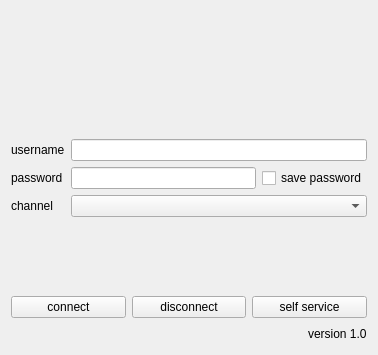
<?xml version="1.0" encoding="UTF-8"?>
<ui version="4.0">
 <class>QDialWindow</class>
 <widget class="QWidget" name="QDialWindow">
  <property name="geometry">
   <rect>
    <x>0</x>
    <y>0</y>
    <width>378</width>
    <height>355</height>
   </rect>
  </property>
  <property name="windowTitle">
   <string>Broadband Dial-up</string>
  </property>
  <layout class="QVBoxLayout" name="verticalLayout_6">
   <item>
    <layout class="QVBoxLayout" name="verticalLayout_2">
     <item>
      <widget class="QWidget" name="QImageWidget" native="true">
       <property name="minimumSize">
        <size>
         <width>300</width>
         <height>101</height>
        </size>
       </property>
       <property name="maximumSize">
        <size>
         <width>400</width>
         <height>101</height>
        </size>
       </property>
      </widget>
     </item>
     <item>
      <spacer name="verticalSpacer">
       <property name="orientation">
        <enum>Qt::Vertical</enum>
       </property>
       <property name="sizeHint" stdset="0">
        <size>
         <width>20</width>
         <height>18</height>
        </size>
       </property>
      </spacer>
     </item>
    </layout>
   </item>
   <item>
    <layout class="QHBoxLayout" name="horizontalLayout_3">
     <item>
      <layout class="QVBoxLayout" name="verticalLayout_5">
       <item>
        <widget class="QLabel" name="QUsernameLabel">
         <property name="text">
          <string>username</string>
         </property>
        </widget>
       </item>
       <item>
        <widget class="QLabel" name="QPasswordLabel">
         <property name="text">
          <string>password</string>
         </property>
        </widget>
       </item>
       <item>
        <widget class="QLabel" name="QChannelLabel">
         <property name="text">
          <string>channel</string>
         </property>
        </widget>
       </item>
      </layout>
     </item>
     <item>
      <layout class="QVBoxLayout" name="verticalLayout_4">
       <item>
        <layout class="QVBoxLayout" name="verticalLayout_3">
         <item>
          <widget class="QLineEdit" name="QUsernamelineEdit"/>
         </item>
         <item>
          <layout class="QHBoxLayout" name="horizontalLayout_2">
           <item>
            <widget class="QLineEdit" name="QPasswordlineEdit"/>
           </item>
           <item>
            <widget class="QCheckBox" name="QPasswordcheckBox">
             <property name="text">
              <string>save password</string>
             </property>
            </widget>
           </item>
          </layout>
         </item>
        </layout>
       </item>
       <item>
        <widget class="QComboBox" name="QChannelcomboBox"/>
       </item>
      </layout>
     </item>
    </layout>
   </item>
   <item>
    <layout class="QVBoxLayout" name="verticalLayout">
     <item>
      <spacer name="verticalSpacer_2">
       <property name="orientation">
        <enum>Qt::Vertical</enum>
       </property>
       <property name="sizeHint" stdset="0">
        <size>
         <width>20</width>
         <height>28</height>
        </size>
       </property>
      </spacer>
     </item>
     <item>
      <layout class="QHBoxLayout" name="horizontalLayout">
       <item>
        <widget class="QPushButton" name="QConnectpushButton">
         <property name="text">
          <string>connect</string>
         </property>
        </widget>
       </item>
       <item>
        <widget class="QPushButton" name="QDisconnectpushButton">
         <property name="text">
          <string>disconnect</string>
         </property>
        </widget>
       </item>
       <item>
        <widget class="QPushButton" name="QSelfServicepushButton">
         <property name="text">
          <string>self service</string>
         </property>
        </widget>
       </item>
      </layout>
     </item>
     <item>
      <layout class="QHBoxLayout" name="horizontalLayout_4">
       <item>
        <spacer name="horizontalSpacer">
         <property name="orientation">
          <enum>Qt::Horizontal</enum>
         </property>
         <property name="sizeHint" stdset="0">
          <size>
           <width>118</width>
           <height>20</height>
          </size>
         </property>
        </spacer>
       </item>
       <item>
        <widget class="QLabel" name="QVersionLabel">
         <property name="text">
          <string>version 1.0</string>
         </property>
        </widget>
       </item>
      </layout>
     </item>
    </layout>
   </item>
  </layout>
 </widget>
 <resources/>
 <connections/>
</ui>
